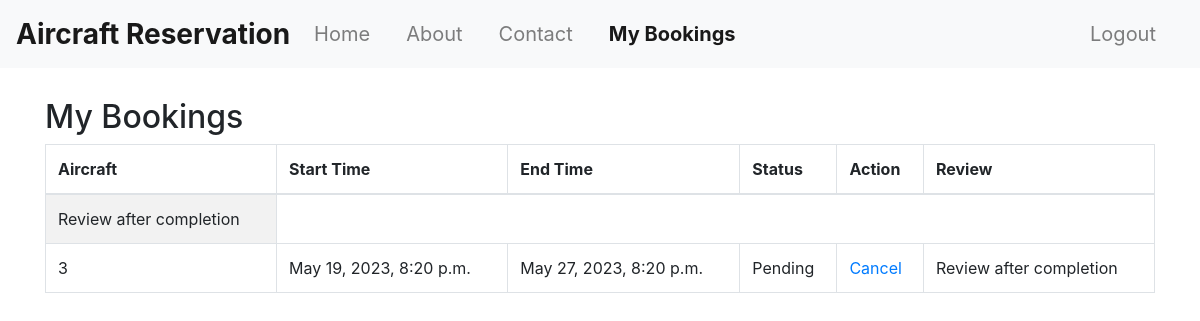
The page /booking_list/ (signed in) on the database as committed earlier.
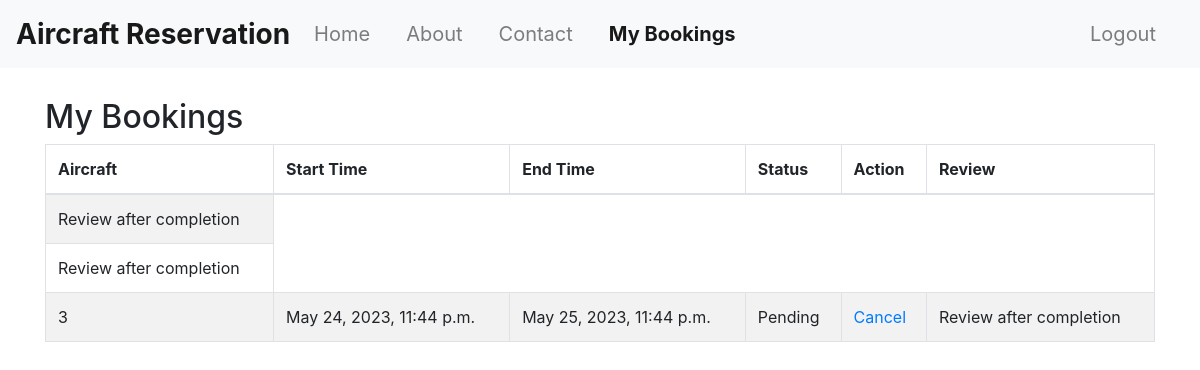
The same page on the database as committed later.
### reservation/models.py (models this page shows)
class Booking(models.Model):
    STATUS_CHOICES = [
        ('Pending', 'Pending'),
        ('Confirmed', 'Confirmed'),
        ('Cancelled', 'Cancelled'),
        ('Completed', 'Completed'),
    ]
    aircraft = models.ForeignKey(Aircraft, on_delete=models.CASCADE)
    user = models.ForeignKey(User, on_delete=models.CASCADE)
    start_time = models.DateTimeField()
    end_time = models.DateTimeField()
    status = models.CharField(max_length=10, choices=STATUS_CHOICES, default='Pending')

### reservation/views.py (the view)
# urls.py: path('booking_list/', views.booking_list, name='booking_list'),
@login_required
def booking_list(request):
    print("Accessing booking_list")
    check_completed_bookings()
    bookings = Booking.objects.filter(user=request.user)
    return render(request, 'booking_list.html', {'bookings': bookings})

### reservation/views.py (called while the page is built)
def check_completed_bookings():
    print("Checking status")
    current_time = timezone.now()
    print(current_time)
    bookings = Booking.objects.filter(status='Pending', end_time__lte=current_time)
    for booking in bookings:
        booking.status = 'Completed'
        booking.save()

### templates/booking_list.html (shortened to what this page needs)
{% extends 'base.html' %}
{% block booking_list_active %}active{% endblock %}
{% block content %}
  <h2>My Bookings</h2>
  <table class="table table-striped table-bordered">
    <thead>
      <tr>
        <th>Aircraft</th>
        <th>Start Time</th>
        <th>End Time</th>
        <th>Status</th>
        <th>Action</th>
        <th>Review</th>
      </tr>
    </thead>
    <tbody>
      {% for booking in bookings %}
      {% if booking.status == 'Pending' %}
      <tr>
        <td>{{ booking.aircraft_id}}</td>
        <td>{{ booking.start_time }}</td>
        <td>{{ booking.end_time }}</td>
        <td>{{ booking.status }}</td>
        <td>
          <a href="{% url 'cancel_booking' booking.aircraft_id%}">Cancel</a>
            {% endif %}
          </td>
          <td>
            {% if booking.status != 'Completed' %}
             <a>Review after completion</a>
        </td>
      </tr>
    {% endif %}
      {% empty %}
        <tr>
          <td colspan="5">No bookings found.</td>
        </tr>
      {% endfor %}
    </tbody>
  </table>
{% endblock %}

Rows that differ between the two databases and show on the page:
changed Booking (number 2 of 3 on the later page): aircraft_id "3" → (not shown); start_time "May 19, 2023, 8:20 p.m." → (not shown); end_time "May 27, 2023, 8:20 p.m." → (not shown); status "Pending" → (not shown)
added Booking: aircraft_id "3", start_time "May 24, 2023, 11:44 p.m.", end_time "May 25, 2023, 11:44 p.m.", status "Pending", shows "Review after completion"
